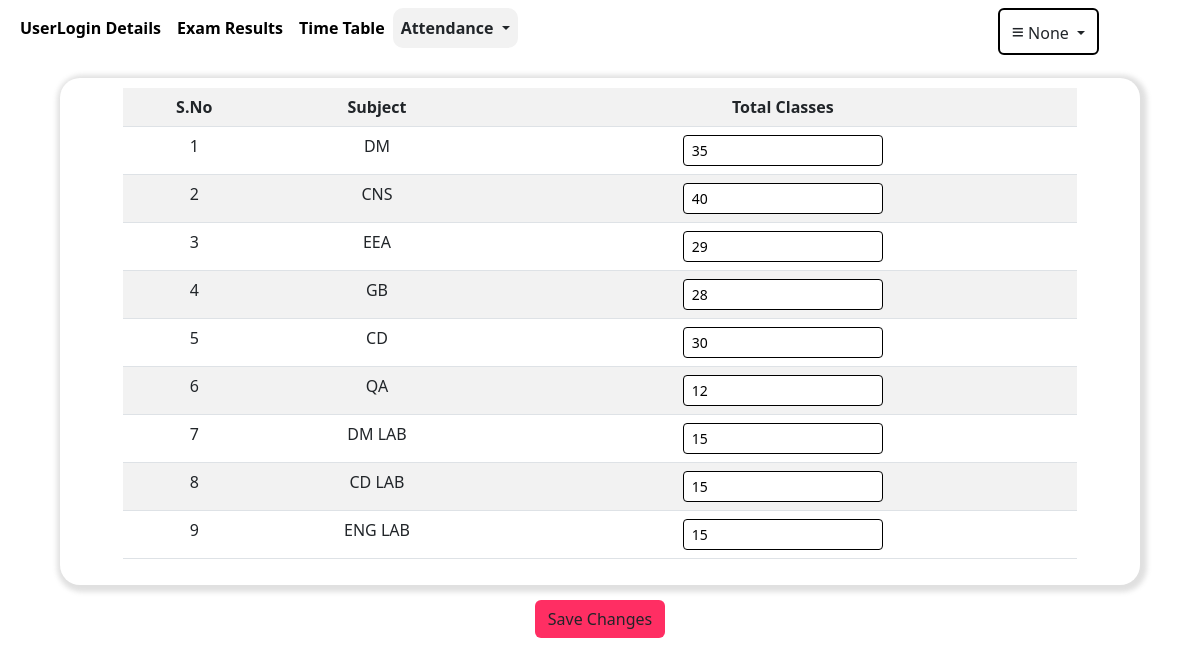
Page /editattendance on the earlier database version.
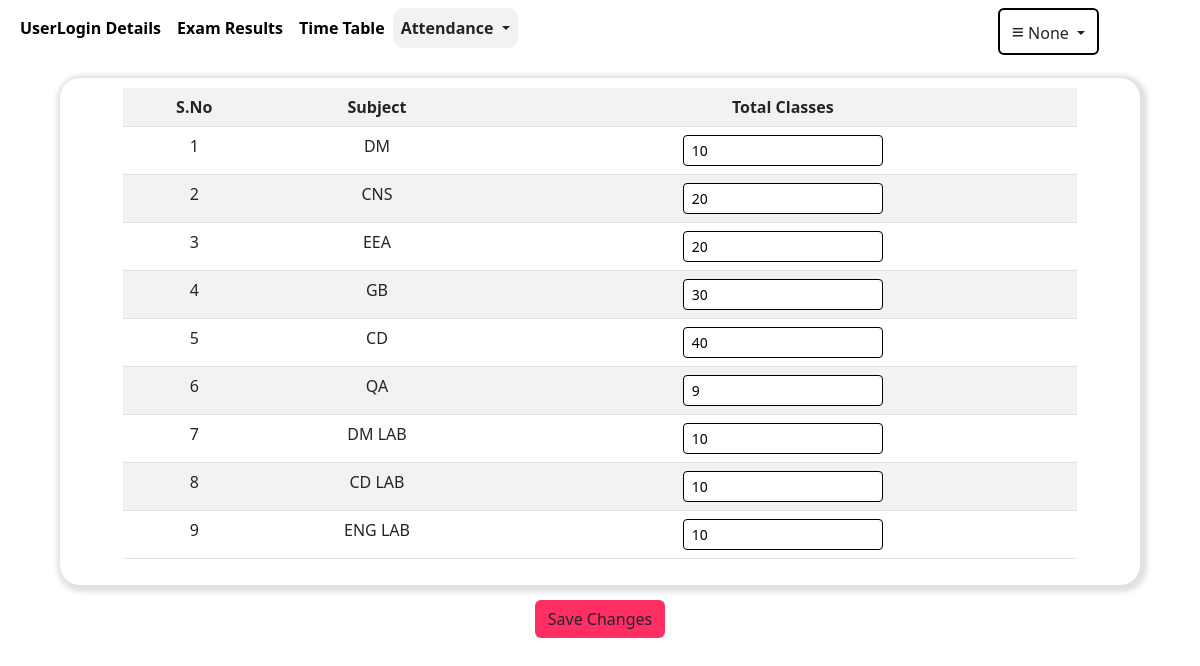
Same page on the later database version.
### user/models.py (models this page shows, shortened)
class TotalAttendance(models.Model):
    Dept=models.CharField(max_length=20,default="",primary_key=True)
    DM_TOTAL=models.IntegerField(default=0)
    CNS_TOTAL=models.IntegerField(default=0)
    EEA_TOTAL=models.IntegerField(default=0)
    GB_TOTAL=models.IntegerField(default=0)
    CD_TOTAL=models.IntegerField(default=0)
    QA_TOTAL=models.IntegerField(default=0)
    DM_LAB_TOTAL=models.IntegerField(default=0)
    CD_LAB_TOTAL=models.IntegerField(default=0)
    ENG_LAB_TOTAL=models.IntegerField(default=0)

### user/views.py (the view, shortened to what this page needs)
# urls.py: path('editattendance',views.editattendance),
def editattendance(request):
    users=LoginDetails.objects.filter(usertype="Student").order_by('username')
    try:
        attendance=TotalAttendance.objects.get(Dept="CSE")
    except:
        attendance=TotalAttendance.objects.create(Dept="CSE")
    subjects=['DM','CNS','EEA','GB','CD','QA','DM LAB','CD LAB','ENG LAB']
    return render(request,'edit_attendance.html',{'users':users,'subjects':subjects,'attendance':attendance,'uname':request.session.get('uname'),'name':request.session.get('name')})

### user/templates/edit_attendance.html (shortened to what this page needs)
{% extends 'admin.html' %}
{% block content %}
{% block cont%}
<form action='/editattendance' method='post'>
    <center>
    <div class="box">
<table class="table tabe table-striped">
    <tr>
        <th>S.No</th><th>Subject</th><th>Total Classes</th>
    </tr>
    <tr>
        <td>1</td>
        <td>DM</td>
        <td><input class="input form-control-sm" name="dm" type="number" value={{attendance.DM_TOTAL}}></td>
    </tr>
    <tr>
        <td>2</td>
        <td>CNS</td>
        <td><input class="input form-control-sm" name="cns" type="number" value={{attendance.CNS_TOTAL}}></td>
    </tr>
    <tr>
        <td>3</td>
        <td>EEA</td>
        <td><input class="input form-control-sm" name="eea" type="number" value={{attendance.EEA_TOTAL}}></td>
    </tr>
    <tr>
        <td>4</td>
        <td>GB</td>
        <td><input class="input form-control-sm" name="gb" type="number" value={{attendance.GB_TOTAL}}></td>
    </tr>
    <tr>
        <td>5</td>
        <td>CD</td>
        <td><input class="input form-control-sm" name="cd"type="number" value={{attendance.CD_TOTAL}}></td>
    </tr>
    <tr>
        <td>6</td>
        <td>QA</td>
        <td><input class="input form-control-sm" name="qa" type="number" value={{attendance.QA_TOTAL}}></td>
    </tr>
    <tr>
        <td>7</td>
        <td>DM LAB</td>
        <td><input class="input form-control-sm" name="dm_lab"type="number" value={{attendance.DM_LAB_TOTAL}}></td>
    </tr>
    <tr>
        <td>8</td>
        <td>CD LAB</td>
        <td><input class="input form-control-sm"name="cd_lab"type="number" value={{attendance.CD_LAB_TOTAL}}></td>
    </tr>
    <tr>
        <td>9</td>
        <td>ENG LAB</td>
        <td><input class="input form-control-sm" name="eng_lab"type="number" value={{attendance.ENG_LAB_TOTAL}}></td>
    </tr>
</table>
</div>
</center>
<center><button class="btn" style="background-color:#ff2e63;">Save Changes</button></center>
</form>
{%endblock%}
{% endblock%}

Differences in the rows shown:
changed TotalAttendance: dm "35" → "10"; cns "40" → "20"; eea "29" → "20"; gb "28" → "30"; cd "30" → "40"; qa "12" → "9"; dm_lab "15" → "10"; cd_lab "15" → "10"; eng_lab "15" → "10"
